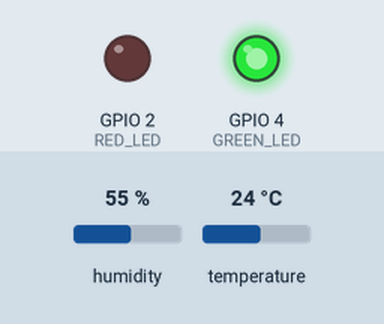
Simulated run of this sketch. Board: ESP32. Shown: output pins drawn as LEDs (lit = HIGH). The inputs (shaded band) are chosen by the test bench; at power-on: temperature 24 °C, humidity 55 %. WiFi joins after 1.5 s; servers stay silent unless stated; random numbers use the default seed unless the sketch sets one; no MQTT or app messages arrive unless stated; what the sketch prints to the serial monitor is not drawn.

Above: at 2.7 s.
2.8 s: temperature set to 34.5 °C
6.6 s: temperature set to 35.5 °C
At 8.0 s:
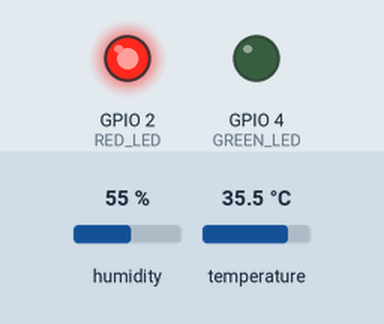
10.4 s: temperature set to 12 °C
At 11.7 s:
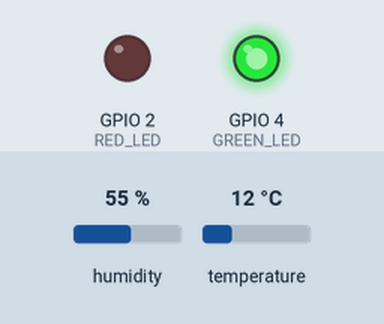
14.2 s: temperature set to 41 °C
At 18.0 s:
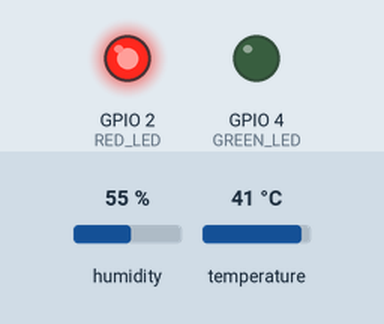
Timing chart, 0 to 19.0 s (numbered marks = the images above; inputs shaded):
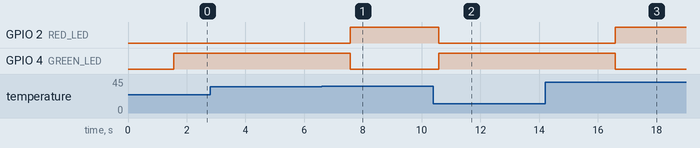

The sketch:

sketch.ino
```cpp
/*
  IoT Mini Project: Smart Temperature & Humidity Monitor
  Board  : ESP32 (Wokwi simulator)
  Sensor : DHT22
  Output : Green LED = normal, Red LED = high temperature alert
  Cloud  : Sends data over WiFi using MQTT (public HiveMQ broker)
*/

#include <WiFi.h>
#include <PubSubClient.h>
#include <DHT.h>

// ---------- Pins ----------
#define DHT_PIN     15
#define DHT_TYPE    DHT22
#define GREEN_LED   4
#define RED_LED     2

// ---------- WiFi (Wokwi's built-in virtual WiFi) ----------
const char* WIFI_SSID = "Wokwi-GUEST";
const char* WIFI_PASS = "";

// ---------- MQTT ----------
const char* MQTT_SERVER = "broker.hivemq.com";
const int   MQTT_PORT   = 1883;
// Change "demo123" to something unique (e.g. your enrollment no.) so
// other people's data does not mix with yours on the public broker.
const char* TOPIC_DATA  = "iot_mini_project/demo123/data";
const char* TOPIC_ALERT = "iot_mini_project/demo123/alert";

// ---------- Settings ----------
const float TEMP_LIMIT = 35.0;   // alert above this temperature (deg C)

DHT dht(DHT_PIN, DHT_TYPE);
WiFiClient wifiClient;
PubSubClient mqtt(wifiClient);

void connectWiFi() {
  Serial.print("Connecting to WiFi");
  WiFi.begin(WIFI_SSID, WIFI_PASS, 6);
  while (WiFi.status() != WL_CONNECTED) {
    delay(300);
    Serial.print(".");
  }
  Serial.println(" connected!");
}

void connectMQTT() {
  while (!mqtt.connected()) {
    Serial.print("Connecting to MQTT broker...");
    String clientId = "esp32-" + String(random(0xffff), HEX);
    if (mqtt.connect(clientId.c_str())) {
      Serial.println(" connected!");
    } else {
      Serial.print(" failed, rc=");
      Serial.println(mqtt.state());
      delay(2000);
    }
  }
}

void setup() {
  Serial.begin(115200);
  pinMode(GREEN_LED, OUTPUT);
  pinMode(RED_LED, OUTPUT);
  dht.begin();
  connectWiFi();
  mqtt.setServer(MQTT_SERVER, MQTT_PORT);
}

void loop() {
  if (WiFi.status() != WL_CONNECTED) connectWiFi();
  if (!mqtt.connected()) connectMQTT();
  mqtt.loop();

  float temp = dht.readTemperature();
  float hum  = dht.readHumidity();

  if (isnan(temp) || isnan(hum)) {
    Serial.println("Failed to read from DHT22 sensor!");
    delay(2000);
    return;
  }

  bool alert = temp > TEMP_LIMIT;
  digitalWrite(RED_LED, alert ? HIGH : LOW);
  digitalWrite(GREEN_LED, alert ? LOW : HIGH);

  char payload[64];
  snprintf(payload, sizeof(payload), "{\"temp\":%.1f,\"hum\":%.1f}", temp, hum);
  mqtt.publish(TOPIC_DATA, payload);
  if (alert) mqtt.publish(TOPIC_ALERT, "HIGH TEMPERATURE");

  Serial.print("Published: ");
  Serial.print(payload);
  Serial.println(alert ? "  [ALERT]" : "  [OK]");

  delay(3000);
}
```

Measured:
- the behaviour switches between 35 and 35.1 °C on temperature (found by bisection; images 0 and 1)
- after the input at 2.8 s, every drawn part: stays the same
- after the input at 6.6 s, GPIO 2 (RED_LED): LOW → HIGH after 0.97 s; GPIO 4 (GREEN_LED): HIGH → LOW after 0.97 s
- after the input at 10.4 s, GPIO 2 (RED_LED): HIGH → LOW after 0.18 s; GPIO 4 (GREEN_LED): LOW → HIGH after 0.18 s
- after the input at 14.2 s, GPIO 2 (RED_LED): LOW → HIGH after 2.4 s; GPIO 4 (GREEN_LED): HIGH → LOW after 2.4 s
